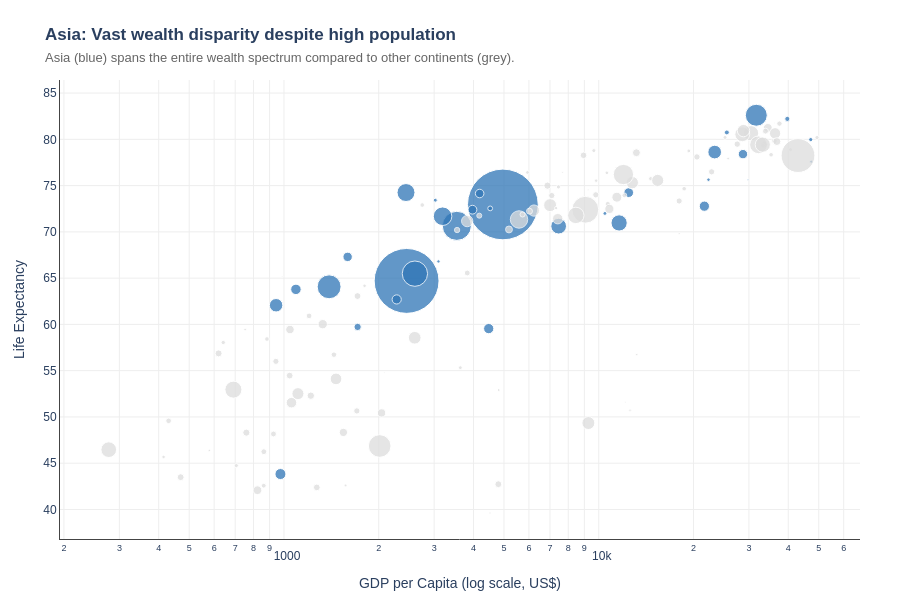

Write notebook code for a chart like this one.
### Markdown cell above
## Task 2 — Bubble chart: tell a story

**What to build:** A bubble chart (full 2007 dataset, all countries) where:
- x = GDP per capita (log scale)
- y = life expectancy
- size = population
- colour = ONE continent highlighted (your choice), all others grey
- At least one annotation explaining the highlighted group's story

> This is the grey-and-highlight technique applied to a bubble chart.

### Code cell
# Task 2
# 1. Prep data for 2007 only
df_2007 = df[df['year'] == 2007].copy()
df_2007['highlight'] = df_2007['continent'].apply(lambda x: 'Asia' if x == 'Asia' else 'Other')

# 2. Plotly Express base chart
fig2 = px.scatter(
    data_frame=df_2007,
    x='gdpPercap',
    y='lifeExp',
    size='pop',              # Bubble size based on population
    color='highlight',        # Highlighting Asia vs Other
    hover_name='country',
    title='<b>Asia: Vast wealth disparity despite high population</b><br><span style="font-size:13px; color:#666666">Asia (blue) spans the entire wealth spectrum compared to other continents (grey).</span>',
    labels={'gdpPercap': 'GDP per Capita (log scale, US$)', 'lifeExp': 'Life Expectancy'},
    color_discrete_map={'Asia': '#2E75B6', 'Other': '#DDDDDD'}, # Zysha's blue & light grey
    log_x=True,
    size_max=50,             # Rule 3: Set size_max
    height=600)

# 3. Customisation (Zysha's style)
fig2.update_traces(marker=dict(opacity=0.75, line=dict(width=1, color='White')))

fig2.update_layout(
    plot_bgcolor='white',
    paper_bgcolor='white',
    font=dict(family='Arial', size=12),
    showlegend=False,     
    margin=dict(l=60, r=40, t=80, b=40)
)

fig2.update_xaxes(gridcolor='#EEEEEE', showline=True, linecolor='#444444')
fig2.update_yaxes(gridcolor='#EEEEEE', showline=True, linecolor='#444444')

# 4. Add Annotation for the story
fig2.add_annotation(
    x=1000, y=45,
    text="Developing Asian nations<br>under 60 years life expectancy",
    showarrow=True, arrowhead=1, ax=50, ay=40,
    font=dict(color="#2E75B6")
)

fig2.show()

### Figure 1 — Plotly figure (JSON) as saved in the notebook; plotly's stock layout.template omitted (floating-point values rounded to 4 significant figures)
{"data": [{"hovertemplate": "<b>%{hovertext}</b><br><br>highlight=Asia<br>GDP per Capita (log scale, US$)=%{x}<br>Life Expectancy=%{y}<br>pop=%{marker.size}<extra></extra>", "hovertext": ["Afghanistan", "Bahrain", "Bangladesh", "Cambodia", "China", "Hong Kong, China", "India", "Indonesia", "Iran", "Iraq", "Israel", "Japan", "Jordan", "Korea, Dem. Rep.", "Korea, Rep.", "Kuwait", "Lebanon", "Malaysia", "Mongolia", "Myanmar", "Nepal", "Oman", "Pakistan", "Philippines", "Saudi Arabia", "Singapore", "Sri Lanka", "Syria", "Taiwan", "Thailand", "Vietnam", "West Bank and Gaza", "Yemen, Rep."], "legendgroup": "Asia", "marker": {"color": "#2E75B6", "line": {"color": "White", "width": 1}, "opacity": 0.75, "size": [31889923, 708573, 150448339, 14131858, 1318683096, 6980412, 1110396331, 223547000, 69453570, 27499638, 6426679, 127467972, 6053193, 23301725, 49044790, 2505559, 3921278, 24821286, 2874127, 47761980, 28901790, 3204897, 169270617, 91077287, 27601038, 4553009, 20378239, 19314747, 23174294, 65068149, 85262356, 4018332, 22211743], "sizemode": "area", "sizeref": 527500.0, "symbol": "circle"}, "mode": "markers", "name": "Asia", "orientation": "v", "showlegend": true, "type": "scatter", "x": [974.6, 29800.0, 1391.0, 1714.0, 4959.0, 39720.0, 2452.0, 3541.0, 11610.0, 4471.0, 25520.0, 31660.0, 4519.0, 1593.0, 23350.0, 47310.0, 10460.0, 12450.0, 3096.0, 944.0, 1091.0, 22320.0, 2606.0, 3190.0, 21650.0, 47140.0, 3970.0, 4185.0, 28720.0, 7458.0, 2442.0, 3025.0, 2281.0], "xaxis": "x", "y": [43.83, 75.64, 64.06, 59.72, 72.96, 82.21, 64.7, 70.65, 70.96, 59.55, 80.75, 82.6, 72.53, 67.3, 78.62, 77.59, 71.99, 74.24, 66.8, 62.07, 63.78, 75.64, 65.48, 71.69, 72.78, 79.97, 72.4, 74.14, 78.4, 70.62, 74.25, 73.42, 62.7], "yaxis": "y"}, {"hovertemplate": "<b>%{hovertext}</b><br><br>highlight=Other<br>GDP per Capita (log scale, US$)=%{x}<br>Life Expectancy=%{y}<br>pop=%{marker.size}<extra></extra>", "hovertext": ["Albania", "Algeria", "Angola", "Argentina", "Australia", "Austria", "Belgium", "Benin", "Bolivia", "Bosnia and Herzegovina", "Botswana", "Brazil", "Bulgaria", "Burkina Faso", "Burundi", "Cameroon", "Canada", "Central African Republic", "Chad", "Chile", "Colombia", "Comoros", "Congo, Dem. Rep.", "Congo, Rep.", "Costa Rica", "Cote d'Ivoire", "Croatia", "Cuba", "Czech Republic", "Denmark", "Djibouti", "Dominican Republic", "Ecuador", "Egypt", "El Salvador", "Equatorial Guinea", "Eritrea", "Ethiopia", "Finland", "France", "Gabon", "Gambia", "Germany", "Ghana", "Greece", "Guatemala", "Guinea", "Guinea-Bissau", "Haiti", "Honduras", "Hungary", "Iceland", "Ireland", "Italy", "Jamaica", "Kenya", "Lesotho", "Liberia", "Libya", "Madagascar", "Malawi", "Mali", "Mauritania", "Mauritius", "Mexico", "Montenegro", "Morocco", "Mozambique", "Namibia", "Netherlands", "New Zealand", "Nicaragua", "Niger", "Nigeria", "Norway", "Panama", "Paraguay", "Peru", "Poland", "Portugal", "Puerto Rico", "Reunion", "Romania", "Rwanda", "Sao Tome and Principe", "Senegal", "Serbia", "Sierra Leone", "Slovak Republic", "Slovenia", "Somalia", "South Africa", "Spain", "Sudan", "Swaziland", "Sweden", "Switzerland", "Tanzania", "Togo", "Trinidad and Tobago", "Tunisia", "Turkey", "Uganda", "United Kingdom", "United States", "Uruguay", "Venezuela", "Zambia", "Zimbabwe"], "legendgroup": "Other", "marker": {"color": "#DDDDDD", "line": {"color": "White", "width": 1}, "opacity": 0.75, "size": [3600523, 33333216, 12420476, 40301927, 20434176, 8199783, 10392226, 8078314, 9119152, 4552198, 1639131, 190010647, 7322858, 14326203, 8390505, 17696293, 33390141, 4369038, 10238807, 16284741, 44227550, 710960, 64606759, 3800610, 4133884, 18013409, 4493312, 11416987, 10228744, 5468120, 496374, 9319622, 13755680, 80264543, 6939688, 551201, 4906585, 76511887, 5238460, 61083916, 1454867, 1688359, 82400996, 22873338, 10706290, 12572928, 9947814, 1472041, 8502814, 7483763, 9956108, 301931, 4109086, 58147733, 2780132, 35610177, 2012649, 3193942, 6036914, 19167654, 13327079, 12031795, 3270065, 1250882, 108700891, 684736, 33757175, 19951656, 2055080, 16570613, 4115771, 5675356, 12894865, 135031164, 4627926, 3242173, 6667147, 28674757, 38518241, 10642836, 3942491, 798094, 22276056, 8860588, 199579, 12267493, 10150265, 6144562, 5447502, 2009245, 9118773, 43997828, 40448191, 42292929, 1133066, 9031088, 7554661, 38139640, 5701579, 1056608, 10276158, 71158647, 29170398, 60776238, 301139947, 3447496, 26084662, 11746035, 12311143], "sizemode": "area", "sizeref": 527500.0, "symbol": "circle"}, "mode": "markers", "name": "Other", "orientation": "v", "showlegend": true, "type": "scatter", "x": [5937.0, 6223.0, 4797.0, 12780.0, 34440.0, 36130.0, 33690.0, 1441.0, 3822.0, 7446.0, 12570.0, 9066.0, 10680.0, 1217.0, 430.1, 2042.0, 36320.0, 706.0, 1704.0, 13170.0, 7007.0, 986.1, 277.6, 3633.0, 9645.0, 1545.0, 14620.0, 8948.0, 22830.0, 35280.0, 2082.0, 6025.0, 6873.0, 5581.0, 5728.0, 12150.0, 641.4, 690.8, 33210.0, 30470.0, 13210.0, 752.7, 32170.0, 1328.0, 27540.0, 5186.0, 942.7, 579.2, 1202.0, 3548.0, 18010.0, 36180.0, 40680.0, 28570.0, 7321.0, 1463.0, 1569.0, 414.5, 12060.0, 1045.0, 759.3, 1043.0, 1803.0, 10960.0, 11980.0, 9254.0, 3820.0, 823.7, 4811.0, 36800.0, 25190.0, 2749.0, 619.7, 2014.0, 49360.0, 9809.0, 4173.0, 7409.0, 15390.0, 20510.0, 19330.0, 7670.0, 10810.0, 863.1, 1598.0, 1712.0, 9787.0, 862.5, 18680.0, 25770.0, 926.1, 9270.0, 28820.0, 2602.0, 4513.0, 33860.0, 37510.0, 1107.0, 883.0, 18010.0, 7093.0, 8458.0, 1056.0, 33200.0, 42950.0, 10610.0, 11420.0, 1271.0, 469.7], "xaxis": "x", "y": [76.42, 72.3, 42.73, 75.32, 81.23, 79.83, 79.44, 56.73, 65.55, 74.85, 50.73, 72.39, 73.0, 52.3, 49.58, 50.43, 80.65, 44.74, 50.65, 78.55, 72.89, 65.15, 46.46, 55.32, 78.78, 48.33, 75.75, 78.27, 76.49, 78.33, 54.79, 72.23, 74.99, 71.34, 71.88, 51.58, 58.04, 52.95, 79.31, 80.66, 56.73, 59.45, 79.41, 60.02, 79.48, 70.26, 56.01, 46.39, 60.92, 70.2, 73.34, 81.76, 78.89, 80.55, 72.57, 54.11, 42.59, 45.68, 73.95, 59.44, 48.3, 54.47, 64.16, 72.8, 76.19, 74.54, 71.16, 42.08, 52.91, 79.76, 80.2, 72.9, 56.87, 46.86, 80.2, 75.54, 71.75, 71.42, 75.56, 78.1, 78.75, 76.44, 72.48, 46.24, 65.53, 63.06, 74.0, 42.57, 74.66, 77.93, 48.16, 49.34, 80.94, 58.56, 39.61, 80.88, 81.7, 52.52, 58.42, 69.82, 73.92, 71.78, 51.54, 79.42, 78.24, 76.38, 73.75, 42.38, 43.49], "yaxis": "y"}], "layout": {"annotations": [{"arrowhead": 1, "ax": 50, "ay": 40, "font": {"color": "#2E75B6"}, "showarrow": true, "text": "Developing Asian nations<br>under 60 years life expectancy", "x": 1000, "y": 45}], "font": {"family": "Arial", "size": 12}, "height": 600, "legend": {"itemsizing": "constant", "title": {"text": "highlight"}, "tracegroupgap": 0}, "margin": {"b": 40, "l": 60, "r": 40, "t": 80}, "paper_bgcolor": "white", "plot_bgcolor": "white", "showlegend": false, "title": {"text": "<b>Asia: Vast wealth disparity despite high population</b><br><span style=\"font-size:13px; color:#666666\">Asia (blue) spans the entire wealth spectrum compared to other continents (grey).</span>"}, "xaxis": {"anchor": "y", "domain": [0, 1], "gridcolor": "#EEEEEE", "linecolor": "#444444", "showline": true, "title": {"text": "GDP per Capita (log scale, US$)"}, "type": "log"}, "yaxis": {"anchor": "x", "domain": [0, 1], "gridcolor": "#EEEEEE", "linecolor": "#444444", "showline": true, "title": {"text": "Life Expectancy"}}}}
